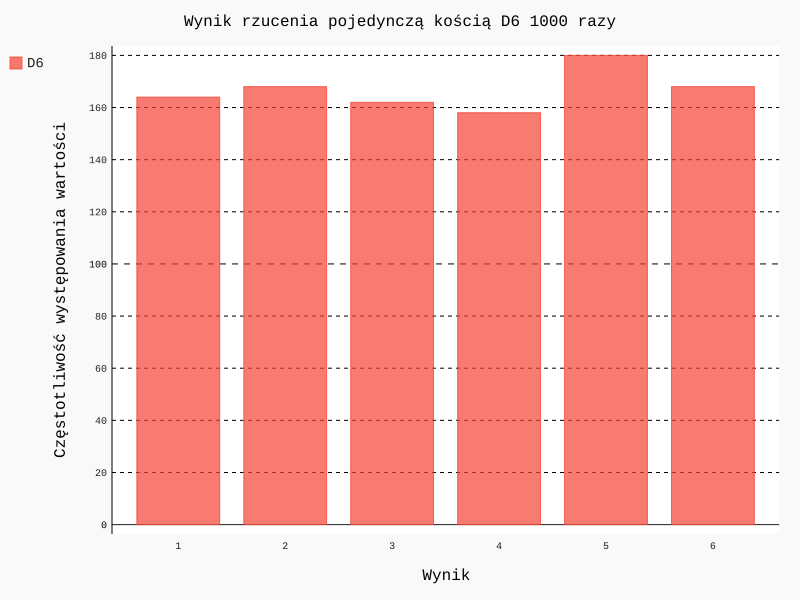

Reproduce this figure in Python.
import pygal
from die import Die

# Utworzenie kości typu 6D
die = Die()

# Wykonanie pewnej liczby rzutów i umieszczenie wyników na liście
results = []

for roll_num in range(1000):
    
    result = die.roll()
    results.append(result)
    
# Analiza wyników
frequencies = []
for value in range(1, die.num_sides + 1):
    frequency = results.count(value)
    frequencies.append(frequency)

# Wizualizacja wyników
hist = pygal.Bar()
hist.force_uri_protocol = 'http'

hist.title = 'Wynik rzucenia pojedynczą kością D6 1000 razy'
hist.x_labels = ['1', '2', '3', '4', '5', '6']
hist.x_title = "Wynik"
hist.y_title = "Częstotliwość występowania wartości"

hist.add('D6', frequencies)
hist.render_to_file('die_visual.svg')
   
print(frequencies)
